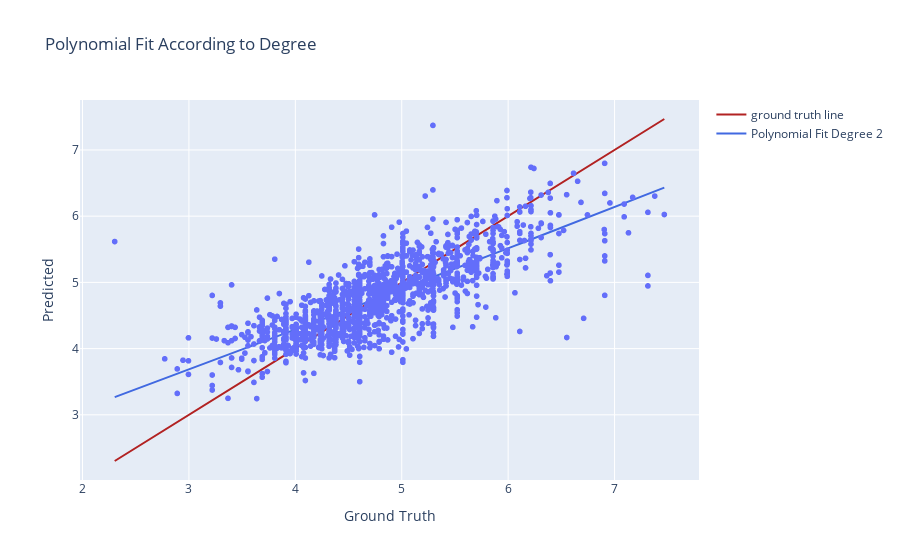

The cell this chart's notebook holds for it:
### Code cell
plot_graphs(y_test, y_pred, degree)

### Figure 1 — Plotly figure (JSON) as saved in the notebook; plotly's stock layout.template omitted (floating-point values rounded to 4 significant figures; data arrays with more than 128 entries replaced by an {"elided": "..."} marker saying what was removed)
{"data": [{"hovertemplate": "ground truth=%{x}<br>Predicted=%{y}<extra></extra>", "legendgroup": "", "marker": {"color": "#636efa", "symbol": "circle"}, "mode": "markers", "name": "", "showlegend": false, "type": "scattergl", "x": {"elided": "1478 float values"}, "xaxis": "x", "y": {"elided": "1478 float values"}, "yaxis": "y"}, {"line": {"color": "firebrick", "width": 2}, "mode": "lines", "name": "ground truth line", "type": "scatter", "x": {"elided": "1478 float values"}, "y": {"elided": "1478 float values"}}, {"line": {"color": "royalblue", "width": 2}, "mode": "lines", "name": "Polynomial Fit Degree 2", "type": "scatter", "x": [2.303, 2.355, 2.407, 2.459, 2.511, 2.563, 2.616, 2.668, 2.72, 2.772, 2.824, 2.876, 2.929, 2.981, 3.033, 3.085, 3.137, 3.189, 3.242, 3.294, 3.346, 3.398, 3.45, 3.502, 3.555, 3.607, 3.659, 3.711, 3.763, 3.816, 3.868, 3.92, 3.972, 4.024, 4.076, 4.129, 4.181, 4.233, 4.285, 4.337, 4.389, 4.442, 4.494, 4.546, 4.598, 4.65, 4.702, 4.755, 4.807, 4.859, 4.911, 4.963, 5.015, 5.068, 5.12, 5.172, 5.224, 5.276, 5.328, 5.381, 5.433, 5.485, 5.537, 5.589, 5.641, 5.694, 5.746, 5.798, 5.85, 5.902, 5.954, 6.007, 6.059, 6.111, 6.163, 6.215, 6.267, 6.32, 6.372, 6.424, 6.476, 6.528, 6.58, 6.633, 6.685, 6.737, 6.789, 6.841, 6.894, 6.946, 6.998, 7.05, 7.102, 7.154, 7.207, 7.259, 7.311, 7.363, 7.415, 7.467], "y": [3.267, 3.298, 3.329, 3.36, 3.391, 3.422, 3.454, 3.485, 3.516, 3.547, 3.579, 3.61, 3.641, 3.673, 3.704, 3.735, 3.767, 3.798, 3.829, 3.861, 3.892, 3.924, 3.955, 3.987, 4.018, 4.05, 4.081, 4.113, 4.144, 4.176, 4.208, 4.239, 4.271, 4.303, 4.334, 4.366, 4.398, 4.429, 4.461, 4.493, 4.525, 4.557, 4.588, 4.62, 4.652, 4.684, 4.716, 4.748, 4.78, 4.812, 4.844, 4.876, 4.908, 4.94, 4.972, 5.004, 5.036, 5.068, 5.1, 5.132, 5.164, 5.196, 5.229, 5.261, 5.293, 5.325, 5.358, 5.39, 5.422, 5.454, 5.487, 5.519, 5.551, 5.584, 5.616, 5.649, 5.681, 5.714, 5.746, 5.778, 5.811, 5.844, 5.876, 5.909, 5.941, 5.974, 6.006, 6.039, 6.072, 6.104, 6.137, 6.17, 6.202, 6.235, 6.268, 6.301, 6.333, 6.366, 6.399, 6.432]}], "layout": {"legend": {"tracegroupgap": 0}, "title": {"text": "Polynomial Fit According to Degree"}, "xaxis": {"anchor": "y", "domain": [0, 1], "title": {"text": "Ground Truth"}}, "yaxis": {"anchor": "x", "domain": [0, 1], "title": {"text": "Predicted"}}}}
